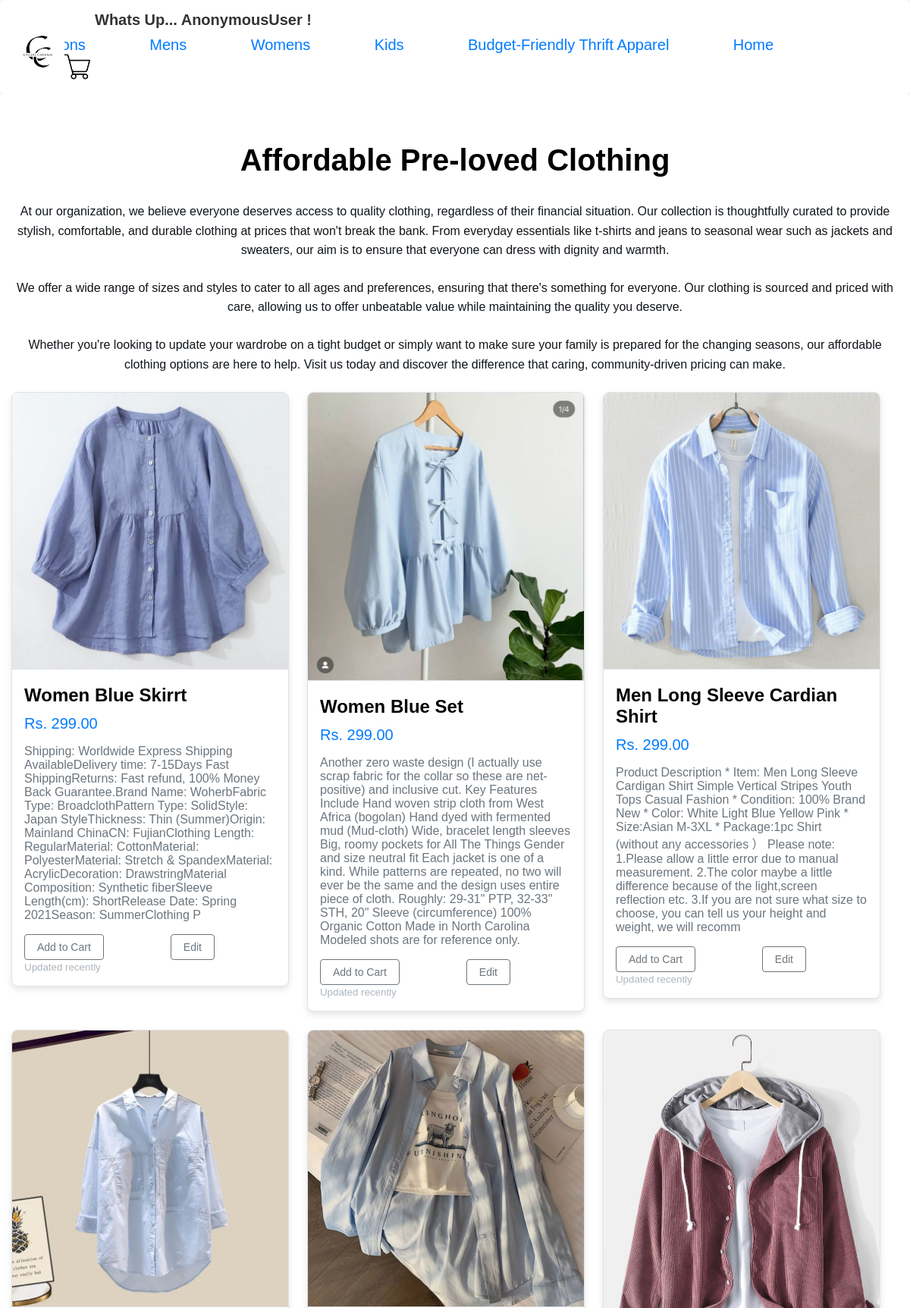
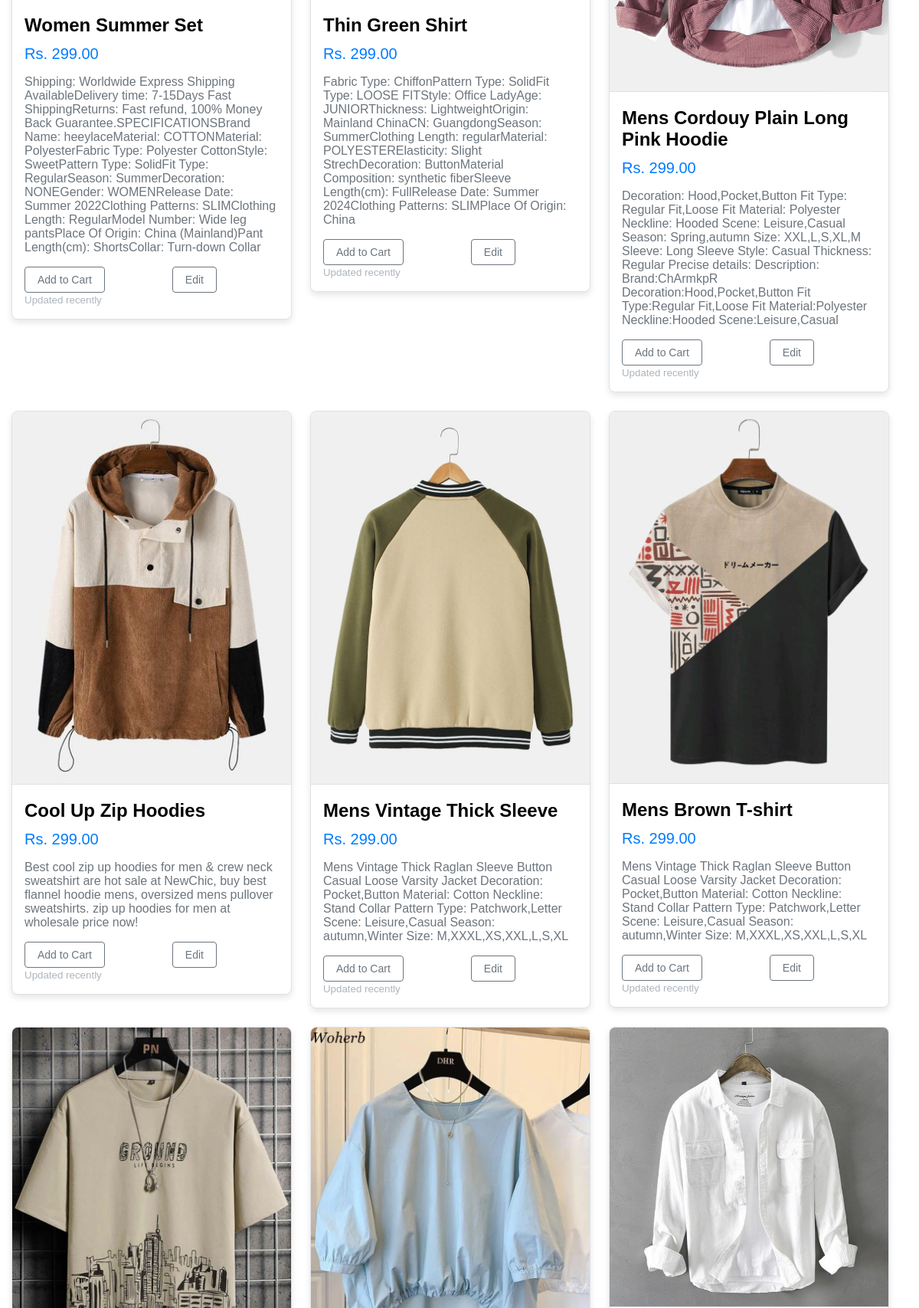
The page /elist (upper part) on the database its author committed (2 pictures, top to bottom).
### canva_app/models.py (models this page shows)
class EndSale(models.Model):
    product_name=models.CharField(max_length=60)
    product_price=models.DecimalField(max_digits=10, decimal_places=2)
    description=models.TextField(max_length=600)
    image=models.ImageField(upload_to='image',default='')
    category=models.ForeignKey(Category,on_delete=models.CASCADE)
    class Meta:
        db_table='Endsale'

### canva_app/views.py (the view)
# urls.py: path('elist',v.end_sale_list,name='elist'),
def end_sale_list(request):
    if request.method=='POST':
        f=EndSale(request.POST,request.FILES)
        if f.is_valid():
            f.save()
    ll=EndSale.objects.all()
    context={'ll':ll}
    return render(request,'end_sale.html',context)

### canva_app/templates/end_sale.html (shortened to what this page needs)
{% include 'base2.html' %}
{% block body %}
<!DOCTYPE html>
<html lang="en">
<head>
</head>
<body>
    <div class="album">
        <div class="container">
            <h1>Affordable Pre-loved Clothing</h1>
            <div class="content">
                <p>At our organization, we believe everyone deserves access to quality clothing, regardless of their financial situation. Our collection is thoughtfully curated to provide stylish, comfortable, and durable clothing at prices that won't break the bank. From everyday essentials like t-shirts and jeans to seasonal wear such as jackets and sweaters, our aim is to ensure that everyone can dress with dignity and warmth.</p>
                <p>We offer a wide range of sizes and styles to cater to all ages and preferences, ensuring that there's something for everyone. Our clothing is sourced and priced with care, allowing us to offer unbeatable value while maintaining the quality you deserve.</p>
                <p>Whether you're looking to update your wardrobe on a tight budget or simply want to make sure your family is prepared for the changing seasons, our affordable clothing options are here to help. Visit us today and discover the difference that caring, community-driven pricing can make.</p>
            </div>
            <div class="row">
                {% for i in ll %}
                <div class="col">
                    <div class="card">
                        {% if i.image %}
                        <img src="{{ i.image.url }}" alt="{{ i.product_name }}" style="height: auto; width: 100;">
                        {% else %}
                        <div class="card-body">
                            <p class="card-text">No image available</p>
                        </div>
                        {% endif %}
                        <div class="card-body">
                            <p class="card-title">{{i.product_name}}</p>
                            <p class="card-price">Rs. {{i.product_price}}</p>
                            <p class="card-description">{{i.description}}</p>
                            <div class="d-flex justify-content-between align-items-center">
                                <div class="btn-group">
                                    <a href="add_to_cart_03/{{ i.id }}" class="btn btn-sm btn-outline-secondary">Add to Cart</a>
                                    <a href="" class="btn btn-sm btn-outline-secondary">Edit</a>
                                </div>
                                <small class="text-body-secondary">Updated recently</small>
                            </div>
                        </div>
                    </div>
                </div>
                {% endfor %}
            </div>
        </div>
    </div>
</body>
</html>
{% endblock %}

### canva_app/templates/base2.html (style rules this page uses)
* { margin: 0; padding: 0; box-sizing: border-box; }
body { font-family: Arial, Helvetica, sans-serif; background-color: #faf9de; background-color: rgb(249, 247, 218); background-color: hsl(56, 74%, 93%); color: #333; padding: 10px; scroll-behavior: smooth; }
a { text-decoration: none; color: #007BFF; margin-right:80px; font-size: 20px; }

### canva_app/templates/end_sale.html (style rules this page uses)
body { font-family: 'Arial', sans-serif; background-color: #f8f9fa; margin: 0; padding: 0; }
.album { padding: 4rem 0; background-color: #ffffff; }
.container { max-width: 1200px; margin: 0 auto; padding: 0 15px; }
h1 { font-size: 2.5rem; color: #020001; text-align: center; margin-bottom: 2rem; }
.content p { font-size: 1rem; color: #10151a; margin-bottom: 1.5rem; line-height: 1.6; text-align: center; }
.row { display: flex; flex-wrap: wrap; gap: 1.5rem; }
.col { flex: 1 0 100%; max-width: calc(33.3333% - 1.5rem); box-sizing: border-box; }
.card { background-color: #fff; border: 1px solid #dee2e6; border-radius: 8px; overflow: hidden; box-shadow: 0 4px 8px rgba(0, 0, 0, 0.1); transition: transform 0.3s ease, box-shadow 0.3s ease; }
.card img { width: 100%; height: 200px; object-fit: cover; border-bottom: 1px solid #dee2e6; }
.card-body { padding: 1rem; }
.card-title { font-size: 1.5rem; font-weight: 700; margin-bottom: 0.75rem; color: hwb(0 1% 99%); }
.card-price { font-size: 1.25rem; color: #007bff; margin-bottom: 1rem; }
.card-description { font-size: 1rem; color: #6c757d; margin-bottom: 1rem; }
.btn-group { display: flex; gap: 0.5rem; }
.btn { display: inline-block; font-weight: 500; color: #007bff; text-align: center; cursor: pointer; background-color: transparent; border: 1px solid #007bff; padding: 0.5rem 1rem; font-size: 0.875rem; border-radius: 4px; text-decoration: none; transition: background-color 0.3s ease, color 0.3s ease; }
.btn-outline-secondary { border-color: #6c757d; color: #6c757d; }
.text-body-secondary { color: #adb5bd; }

### rows shown on the page
EndSale: image (picture), product_name "Women Blue Skirrt", product_price "299.00", description "Shipping: Worldwide Express Shipping AvailableDelivery time: 7-15Days Fast ShippingReturns: Fast refund, 100% Money Back Guarantee.Brand Name: WoherbFabric Type: BroadclothPattern Type: SolidStyle: Japan StyleThickness: Thin (Summer)Origin: Mainland ChinaCN: FujianClothing Length: RegularMaterial: CottonMaterial: PolyesterMaterial: Stretch & SpandexMaterial: AcrylicDecoration: DrawstringMaterial Composition: Synthetic fiberSleeve Length(cm): ShortRelease Date: Spring 2021Season: SummerClothing P"
EndSale: image (picture), product_name "Women Blue Set", product_price "299.00", description "Another zero waste design (I actually use scrap fabric for the collar so these are net-positive) and inclusive cut. Key Features Include Hand woven strip cloth from West Africa (bogolan) Hand dyed with fermented mud (Mud-cloth) Wide, bracelet length sleeves Big, roomy pockets for All The Things Gender and size neutral fit Each jacket is one of a kind. While patterns are repeated, no two will ever be the same and the design uses entire piece of cloth. Roughly: 29-31\" PTP, 32-33\" STH, 20\" Sleeve (circumference) 100% Organic Cotton Made in North Carolina Modeled shots are for reference only."
EndSale: image (picture), product_name "Men Long Sleeve Cardian Shirt", product_price "299.00", description "Product Description * Item: Men Long Sleeve Cardigan Shirt Simple Vertical Stripes Youth Tops Casual Fashion * Condition: 100% Brand New * Color: White Light Blue Yellow Pink * Size:Asian M-3XL * Package:1pc Shirt (without any accessories ） Please note: 1.Please allow a little error due to manual measurement. 2.The color maybe a little difference because of the light,screen reflection etc. 3.If you are not sure what size to choose, you can tell us your height and weight, we will recomm"
EndSale: image (picture), product_name "Women Summer Set", product_price "299.00", description "Shipping: Worldwide Express Shipping AvailableDelivery time: 7-15Days Fast ShippingReturns: Fast refund, 100% Money Back Guarantee.SPECIFICATIONSBrand Name: heeylaceMaterial: COTTONMaterial: PolyesterFabric Type: Polyester CottonStyle: SweetPattern Type: SolidFit Type: RegularSeason: SummerDecoration: NONEGender: WOMENRelease Date: Summer 2022Clothing Patterns: SLIMClothing Length: RegularModel Number: Wide leg pantsPlace Of Origin: China (Mainland)Pant Length(cm): ShortsCollar: Turn-down Collar"
EndSale: image (picture), product_name "Thin Green Shirt", product_price "299.00", description "Fabric Type: ChiffonPattern Type: SolidFit Type: LOOSE FITStyle: Office LadyAge: JUNIORThickness: LightweightOrigin: Mainland ChinaCN: GuangdongSeason: SummerClothing Length: regularMaterial: POLYESTERElasticity: Slight StrechDecoration: ButtonMaterial Composition: synthetic fiberSleeve Length(cm): FullRelease Date: Summer 2024Clothing Patterns: SLIMPlace Of Origin: China"
EndSale: image (picture), product_name "Mens Cordouy Plain Long Pink Hoodie", product_price "299.00", description "Decoration: Hood,Pocket,Button Fit Type: Regular Fit,Loose Fit Material: Polyester Neckline: Hooded Scene: Leisure,Casual Season: Spring,autumn Size: XXL,L,S,XL,M Sleeve: Long Sleeve Style: Casual Thickness: Regular Precise details: Description: Brand:ChArmkpR Decoration:Hood,Pocket,Button Fit Type:Regular Fit,Loose Fit Material:Polyester Neckline:Hooded Scene:Leisure,Casual"
EndSale: image (picture), product_name "Cool Up Zip Hoodies", product_price "299.00", description "Best cool zip up hoodies for men & crew neck sweatshirt are hot sale at NewChic, buy best flannel hoodie mens, oversized mens pullover sweatshirts. zip up hoodies for men at wholesale price now!"
EndSale: image (picture), product_name "Mens Vintage Thick Sleeve", product_price "299.00", description "Mens Vintage Thick Raglan Sleeve Button Casual Loose Varsity Jacket Decoration: Pocket,Button Material: Cotton Neckline: Stand Collar Pattern Type: Patchwork,Letter Scene: Leisure,Casual Season: autumn,Winter Size: M,XXXL,XS,XXL,L,S,XL"
EndSale: image (picture), product_name "Mens Brown T-shirt", product_price "299.00", description "Mens Vintage Thick Raglan Sleeve Button Casual Loose Varsity Jacket Decoration: Pocket,Button Material: Cotton Neckline: Stand Collar Pattern Type: Patchwork,Letter Scene: Leisure,Casual Season: autumn,Winter Size: M,XXXL,XS,XXL,L,S,XL"
EndSale: image (picture)
EndSale: image (picture)
EndSale: image (picture)

### other values the page prints
{{ user }} "AnonymousUser"
